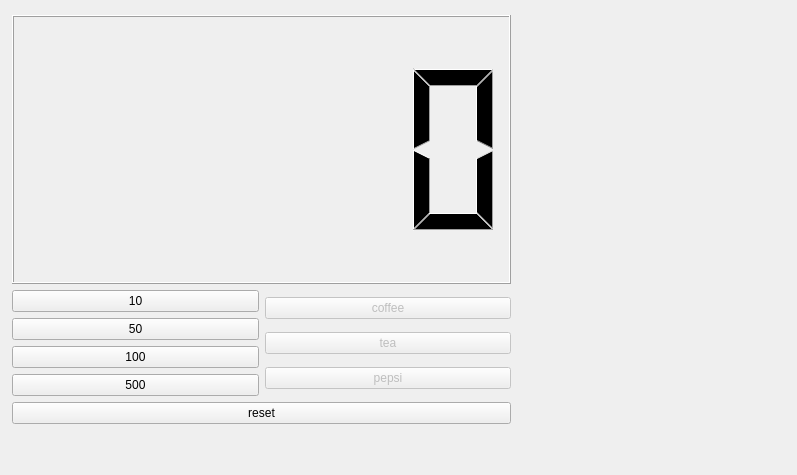
<?xml version="1.0" encoding="UTF-8"?>
<ui version="4.0">
 <class>Widget</class>
 <widget class="QWidget" name="Widget">
  <property name="geometry">
   <rect>
    <x>0</x>
    <y>0</y>
    <width>797</width>
    <height>475</height>
   </rect>
  </property>
  <property name="windowTitle">
   <string>Widget</string>
  </property>
  <widget class="QWidget" name="verticalLayoutWidget_3">
   <property name="geometry">
    <rect>
     <x>1</x>
     <y>4</y>
     <width>521</width>
     <height>431</height>
    </rect>
   </property>
   <layout class="QGridLayout" name="gridLayout">
    <property name="sizeConstraint">
     <enum>QLayout::SetDefaultConstraint</enum>
    </property>
    <item row="0" column="0">
     <widget class="QLCDNumber" name="lcdNumber"/>
    </item>
    <item row="1" column="0">
     <layout class="QHBoxLayout" name="horizontalLayout_3">
      <item>
       <layout class="QVBoxLayout" name="verticalLayout">
        <item>
         <widget class="QPushButton" name="pb10">
          <property name="text">
           <string>10</string>
          </property>
         </widget>
        </item>
        <item>
         <widget class="QPushButton" name="pb50">
          <property name="text">
           <string>50</string>
          </property>
         </widget>
        </item>
        <item>
         <widget class="QPushButton" name="pb100">
          <property name="text">
           <string>100</string>
          </property>
         </widget>
        </item>
        <item>
         <widget class="QPushButton" name="pb500">
          <property name="text">
           <string>500</string>
          </property>
         </widget>
        </item>
       </layout>
      </item>
      <item>
       <layout class="QVBoxLayout" name="verticalLayout_2">
        <item>
         <widget class="QPushButton" name="pbCoffee">
          <property name="enabled">
           <bool>false</bool>
          </property>
          <property name="text">
           <string>coffee</string>
          </property>
         </widget>
        </item>
        <item>
         <widget class="QPushButton" name="pbTea">
          <property name="enabled">
           <bool>false</bool>
          </property>
          <property name="text">
           <string>tea</string>
          </property>
         </widget>
        </item>
        <item>
         <widget class="QPushButton" name="pbCola">
          <property name="enabled">
           <bool>false</bool>
          </property>
          <property name="text">
           <string>pepsi</string>
          </property>
         </widget>
        </item>
       </layout>
      </item>
     </layout>
    </item>
    <item row="2" column="0">
     <widget class="QPushButton" name="pbReset">
      <property name="text">
       <string>reset</string>
      </property>
     </widget>
    </item>
   </layout>
  </widget>
 </widget>
 <layoutdefault spacing="6" margin="11"/>
 <resources/>
 <connections/>
</ui>
